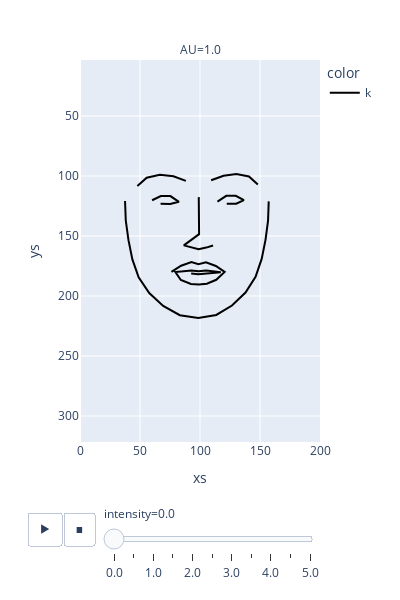

The cell this chart's notebook holds for it:
### Markdown cell above
# draw lineface

### Code cell
aus = []
xs = []
ys = []
AUname = [1, 2, 4, 5, 6, 7, 9, 10, 12, 14, 15, 17, 18, 20, 23, 24, 25, 26, 28, 43]
df = pd.DataFrame()
for intensity in np.arange(0, 5.1 ,.5):
    for au in range(20):
        aus = np.zeros(20)
        aus[au] = intensity
        xs, ys = predict(aus)   
        _df = pd.DataFrame({"xs": xs, 
                          "ys": ys, 
                          "coord_id": range(68),
                          "intensity": intensity, 
                          "AU": AUname[au],
                          "color": "k"})
        
        idxs = [17, 23, 29, 39, 46, 53]
        for idx in idxs:
            df1 = _df.iloc[:idx]
            df1.loc[-1] = [np.nan, np.nan, np.nan, intensity, 1.0, "k"]
            df2 = _df.iloc[idx:]
            df2.index = df2.index+1
            _df = pd.concat([df1.reset_index(drop=True), df2])
            
        df = pd.concat([df, _df])

import plotly.express as px
import plotly.graph_objects as go

_df = df.query("AU == '1'")

fig = px.line(_df, x="xs", y="ys", animation_frame="intensity", color="color", color_discrete_map={"k":"black"},
                 hover_name="coord_id", facet_col="AU", facet_col_wrap=4,
                 range_x=[0,200], range_y=[250, 75],
                 width=400, height=600
                )

fig.update_traces(connectgaps=False)

fig.update_yaxes(
    scaleanchor = "x",
    scaleratio = 1,
  )
fig.show()

### Figure 1 — Plotly figure (JSON) as saved in the notebook; plotly's stock layout.template omitted (floating-point values rounded to 4 significant figures; data arrays with more than 128 entries replaced by an {"elided": "..."} marker saying what was removed)
{"data": [{"connectgaps": false, "hovertemplate": "<b>%{hovertext}</b><br><br>color=k<br>intensity=0.0<br>AU=1.0<br>xs=%{x}<br>ys=%{y}<extra></extra>", "hovertext": {"elided": "188 int values"}, "legendgroup": "k", "line": {"color": "black", "dash": "solid"}, "mode": "lines", "name": "k", "orientation": "v", "showlegend": true, "type": "scatter", "x": {"elided": "188 float values"}, "xaxis": "x", "y": {"elided": "188 float values"}, "yaxis": "y"}], "layout": {"annotations": [{"font": {}, "showarrow": false, "text": "AU=1.0", "x": 0.5, "xanchor": "center", "xref": "paper", "y": 1, "yanchor": "bottom", "yref": "paper"}], "height": 600, "legend": {"title": {"text": "color"}, "tracegroupgap": 0}, "margin": {"t": 60}, "sliders": [{"active": 0, "currentvalue": {"prefix": "intensity="}, "len": 0.9, "pad": {"b": 10, "t": 60}, "steps": [{"args": [["0.0"], {"frame": {"duration": 0, "redraw": false}, "fromcurrent": true, "mode": "immediate", "transition": {"duration": 0, "easing": "linear"}}], "label": "0.0", "method": "animate"}, {"args": [["0.5"], {"frame": {"duration": 0, "redraw": false}, "fromcurrent": true, "mode": "immediate", "transition": {"duration": 0, "easing": "linear"}}], "label": "0.5", "method": "animate"}, {"args": [["1.0"], {"frame": {"duration": 0, "redraw": false}, "fromcurrent": true, "mode": "immediate", "transition": {"duration": 0, "easing": "linear"}}], "label": "1.0", "method": "animate"}, {"args": [["1.5"], {"frame": {"duration": 0, "redraw": false}, "fromcurrent": true, "mode": "immediate", "transition": {"duration": 0, "easing": "linear"}}], "label": "1.5", "method": "animate"}, {"args": [["2.0"], {"frame": {"duration": 0, "redraw": false}, "fromcurrent": true, "mode": "immediate", "transition": {"duration": 0, "easing": "linear"}}], "label": "2.0", "method": "animate"}, {"args": [["2.5"], {"frame": {"duration": 0, "redraw": false}, "fromcurrent": true, "mode": "immediate", "transition": {"duration": 0, "easing": "linear"}}], "label": "2.5", "method": "animate"}, {"args": [["3.0"], {"frame": {"duration": 0, "redraw": false}, "fromcurrent": true, "mode": "immediate", "transition": {"duration": 0, "easing": "linear"}}], "label": "3.0", "method": "animate"}, {"args": [["3.5"], {"frame": {"duration": 0, "redraw": false}, "fromcurrent": true, "mode": "immediate", "transition": {"duration": 0, "easing": "linear"}}], "label": "3.5", "method": "animate"}, {"args": [["4.0"], {"frame": {"duration": 0, "redraw": false}, "fromcurrent": true, "mode": "immediate", "transition": {"duration": 0, "easing": "linear"}}], "label": "4.0", "method": "animate"}, {"args": [["4.5"], {"frame": {"duration": 0, "redraw": false}, "fromcurrent": true, "mode": "immediate", "transition": {"duration": 0, "easing": "linear"}}], "label": "4.5", "method": "animate"}, {"args": [["5.0"], {"frame": {"duration": 0, "redraw": false}, "fromcurrent": true, "mode": "immediate", "transition": {"duration": 0, "easing": "linear"}}], "label": "5.0", "method": "animate"}], "x": 0.1, "xanchor": "left", "y": 0, "yanchor": "top"}], "updatemenus": [{"buttons": [{"args": [null, {"frame": {"duration": 500, "redraw": false}, "fromcurrent": true, "mode": "immediate", "transition": {"duration": 500, "easing": "linear"}}], "label": "&#9654;", "method": "animate"}, {"args": [[null], {"frame": {"duration": 0, "redraw": false}, "fromcurrent": true, "mode": "immediate", "transition": {"duration": 0, "easing": "linear"}}], "label": "&#9724;", "method": "animate"}], "direction": "left", "pad": {"r": 10, "t": 70}, "showactive": false, "type": "buttons", "x": 0.1, "xanchor": "right", "y": 0, "yanchor": "top"}], "width": 400, "xaxis": {"anchor": "y", "domain": [0, 1], "range": [0, 200], "title": {"text": "xs"}}, "yaxis": {"anchor": "x", "domain": [0, 1], "range": [250, 75], "scaleanchor": "x", "scaleratio": 1, "title": {"text": "ys"}}}}
